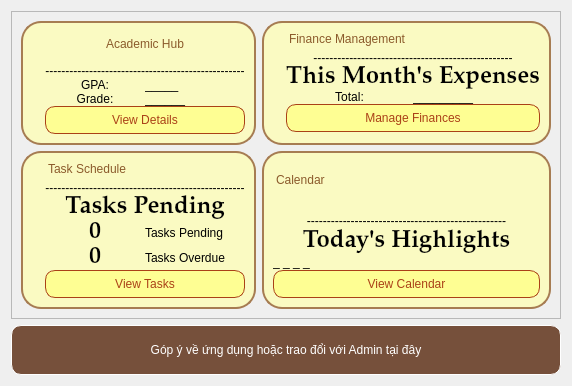
      <widget class="QWidget" name="pageOverview">
       <layout class="QVBoxLayout" name="verticalLayout">
        <item>
         <widget class="QFrame" name="frame_2">
          <property name="styleSheet">
           <string notr="true">font: 12pt &quot;MS Shell Dlg 2&quot;;
font: 12pt &quot;Segoe UI&quot;;</string>
          </property>
          <property name="frameShape">
           <enum>QFrame::StyledPanel</enum>
          </property>
          <property name="frameShadow">
           <enum>QFrame::Raised</enum>
          </property>
          <layout class="QGridLayout" name="gridLayout_7">
           <item row="2" column="0">
            <widget class="QFrame" name="cardTask">
             <property name="styleSheet">
              <string notr="true">#cardTask {
    font: 14pt &quot;Palatino Linotype&quot;;
    background-color: rgba(255, 255, 176,180); /* Màu kem */
    border: 2px solid #A67C52; /* Viền nâu */
    border-radius: 20px;       /* Bo tròn */
}</string>
             </property>
             <property name="frameShape">
              <enum>QFrame::StyledPanel</enum>
             </property>
             <property name="frameShadow">
              <enum>QFrame::Raised</enum>
             </property>
             <layout class="QHBoxLayout" name="horizontalLayout_26">
              <item>
               <layout class="QHBoxLayout" name="horizontalLayout_23">
                <item>
                 <widget class="QLabel" name="label_11">
                  <property name="maximumSize">
                   <size>
                    <width>200</width>
                    <height>300</height>
                   </size>
                  </property>
                  <property name="text">
                   <string/>
                  </property>
                  <property name="pixmap">
                   <pixmap resource="../resources.qrc">:/nen/images/cute10.png</pixmap>
                  </property>
                  <property name="scaledContents">
                   <bool>true</bool>
                  </property>
                 </widget>
                </item>
                <item>
                 <layout class="QVBoxLayout" name="verticalLayout_33">
                  <property name="spacing">
                   <number>0</number>
                  </property>
                  <item>
                   <widget class="QLabel" name="label_77">
                    <property name="maximumSize">
                     <size>
                      <width>600</width>
                      <height>50</height>
                     </size>
                    </property>
                    <property name="styleSheet">
                     <string notr="true">QLabel {
    font: bold 22pt &quot;Palatino Linotype&quot;; 
    color: #8B5A2B; 
    background-color: transparent; 
    qproperty-alignment: AlignCenter;
    padding-bottom: 5px; 
}</string>
                    </property>
                    <property name="text">
                     <string>Task Schedule</string>
                    </property>
                   </widget>
                  </item>
                  <item>
                   <widget class="QLabel" name="label_14">
                    <property name="sizePolicy">
                     <sizepolicy hsizetype="Preferred" vsizetype="Preferred">
                      <horstretch>0</horstretch>
                      <verstretch>0</verstretch>
                     </sizepolicy>
                    </property>
                    <property name="maximumSize">
                     <size>
                      <width>16777215</width>
                      <height>25</height>
                     </size>
                    </property>
                    <property name="styleSheet">
                     <string notr="true">font: bold 18pt &quot;Palatino Linotype&quot;;
background-color:transparent;
color:black;</string>
                    </property>
                    <property name="text">
                     <string>--------------------------------------------------</string>
                    </property>
                    <property name="alignment">
                     <set>Qt::AlignBottom|Qt::AlignHCenter</set>
                    </property>
                   </widget>
                  </item>
                  <item>
                   <layout class="QVBoxLayout" name="verticalLayout_32">
                    <property name="spacing">
                     <number>0</number>
                    </property>
                    <item>
                     <layout class="QVBoxLayout" name="verticalLayout_31">
                      <item>
                       <widget class="QLabel" name="label_78">
                        <property name="font">
                         <font>
                          <family>Palatino Linotype</family>
                          <pointsize>18</pointsize>
                          <weight>75</weight>
                          <italic>false</italic>
                          <bold>true</bold>
                         </font>
                        </property>
                        <property name="styleSheet">
                         <string notr="true">font: bold 18pt &quot;Palatino Linotype&quot;;
background-color:transparent;
color:black;</string>
                        </property>
                        <property name="text">
                         <string>Tasks Pending</string>
                        </property>
                        <property name="alignment">
                         <set>Qt::AlignCenter</set>
                        </property>
                       </widget>
                      </item>
                      <item>
                       <layout class="QHBoxLayout" name="horizontalLayout_18">
                        <item>
                         <widget class="QLabel" name="labelTaskPending">
                          <property name="font">
                           <font>
                            <family>Palatino Linotype</family>
                            <pointsize>18</pointsize>
                            <weight>75</weight>
                            <italic>false</italic>
                            <bold>true</bold>
                           </font>
                          </property>
                          <property name="styleSheet">
                           <string notr="true">font: bold 18pt &quot;Palatino Linotype&quot;;
background-color:transparent;
color:black;</string>
                          </property>
                          <property name="text">
                           <string>0</string>
                          </property>
                          <property name="alignment">
                           <set>Qt::AlignCenter</set>
                          </property>
                         </widget>
                        </item>
                        <item>
                         <widget class="QLabel" name="label_79">
                          <property name="styleSheet">
                           <string notr="true">font: bold 18pt &quot;Palatino Linotype&quot;;
background-color:transparent;
color:black;</string>
                          </property>
                          <property name="text">
                           <string>Tasks Pending</string>
                          </property>
                         </widget>
                        </item>
                       </layout>
                      </item>
                      <item>
                       <layout class="QHBoxLayout" name="horizontalLayout_19">
                        <item>
                         <widget class="QLabel" name="labelTaskOverdue">
                          <property name="font">
                           <font>
                            <family>Palatino Linotype</family>
                            <pointsize>18</pointsize>
                            <weight>75</weight>
                            <italic>false</italic>
                            <bold>true</bold>
                           </font>
                          </property>
                          <property name="styleSheet">
                           <string notr="true">font: bold 18pt &quot;Palatino Linotype&quot;;
background-color:transparent;
color:black;</string>
                          </property>
                          <property name="text">
                           <string>0</string>
                          </property>
                          <property name="alignment">
                           <set>Qt::AlignCenter</set>
                          </property>
                         </widget>
                        </item>
                        <item>
                         <widget class="QLabel" name="label_84">
                          <property name="styleSheet">
                           <string notr="true">font: bold 18pt &quot;Palatino Linotype&quot;;
background-color:transparent;
color:black;</string>
                          </property>
                          <property name="text">
                           <string>Tasks Overdue</string>
                          </property>
                         </widget>
                        </item>
                       </layout>
                      </item>
                     </layout>
                    </item>
                    <item>
                     <widget class="QPushButton" name="pushButtonViewTask">
                      <property name="maximumSize">
                       <size>
                        <width>16777215</width>
                        <height>45</height>
                       </size>
                      </property>
                      <property name="styleSheet">
                       <string notr="true">font: 20pt &quot;Palatino Linotype&quot;;
background-color: rgba(255, 255, 127,180);
border: 1px solid rgb(170, 65, 23);
border-radius: 10px;
color: rgb(170, 65, 23);
padding: 6px;</string>
                      </property>
                      <property name="text">
                       <string>View Tasks</string>
                      </property>
                      <property name="icon">
                       <iconset resource="../resources.qrc">
                        <normaloff>:/nen/images/news.png</normaloff>:/nen/images/news.png</iconset>
                      </property>
                      <property name="iconSize">
                       <size>
                        <width>40</width>
                        <height>40</height>
                       </size>
                      </property>
                     </widget>
                    </item>
                   </layout>
                  </item>
                 </layout>
                </item>
               </layout>
              </item>
             </layout>
            </widget>
           </item>
           <item row="1" column="0">
            <widget class="QFrame" name="cardAcademic">
             <property name="sizePolicy">
              <sizepolicy hsizetype="Preferred" vsizetype="Preferred">
               <horstretch>0</horstretch>
               <verstretch>0</verstretch>
              </sizepolicy>
             </property>
             <property name="styleSheet">
              <string notr="true">#cardAcademic {
    font: 14pt &quot;Palatino Linotype&quot;;
    background-color: rgba(255, 255, 176,180); /* Màu kem */
    border: 2px solid #A67C52; /* Viền nâu */
    border-radius: 20px;       /* Bo tròn */
}</string>
             </property>
             <property name="frameShape">
              <enum>QFrame::StyledPanel</enum>
             </property>
             <property name="frameShadow">
              <enum>QFrame::Raised</enum>
             </property>
             <layout class="QHBoxLayout" name="horizontalLayout_22">
              <property name="topMargin">
               <number>9</number>
              </property>
              <item>
               <layout class="QHBoxLayout" name="horizontalLayout_20">
                <property name="spacing">
                 <number>2</number>
                </property>
                <item>
                 <widget class="QLabel" name="label_4">
                  <property name="maximumSize">
                   <size>
                    <width>200</width>
                    <height>300</height>
                   </size>
                  </property>
                  <property name="text">
                   <string/>
                  </property>
                  <property name="pixmap">
                   <pixmap resource="../resources.qrc">:/nen/images/cute7.png</pixmap>
                  </property>
                  <property name="scaledContents">
                   <bool>true</bool>
                  </property>
                 </widget>
                </item>
                <item>
                 <layout class="QVBoxLayout" name="verticalLayout_26">
                  <property name="spacing">
                   <number>0</number>
                  </property>
                  <property name="topMargin">
                   <number>3</number>
                  </property>
                  <item>
                   <widget class="QLabel" name="label_74">
                    <property name="maximumSize">
                     <size>
                      <width>600</width>
                      <height>40</height>
                     </size>
                    </property>
                    <property name="styleSheet">
                     <string notr="true">QLabel {
    font: bold 22pt &quot;Palatino Linotype&quot;; 
    color: #8B5A2B; 
    background-color: transparent; 
    qproperty-alignment: AlignCenter;
    padding-bottom: 5px; 
}</string>
                    </property>
                    <property name="text">
                     <string>Academic Hub</string>
                    </property>
                    <property name="alignment">
                     <set>Qt::AlignCenter</set>
                    </property>
                   </widget>
                  </item>
                  <item>
                   <widget class="QLabel" name="label_6">
                    <property name="sizePolicy">
                     <sizepolicy hsizetype="Preferred" vsizetype="Preferred">
                      <horstretch>0</horstretch>
                      <verstretch>0</verstretch>
                     </sizepolicy>
                    </property>
                    <property name="maximumSize">
                     <size>
                      <width>16777215</width>
                      <height>25</height>
                     </size>
                    </property>
                    <property name="styleSheet">
                     <string notr="true">font: bold 18pt &quot;Palatino Linotype&quot;;
background-color:transparent;
color:black;</string>
                    </property>
                    <property name="text">
                     <string>--------------------------------------------------</string>
                    </property>
                    <property name="alignment">
                     <set>Qt::AlignBottom|Qt::AlignHCenter</set>
                    </property>
                   </widget>
                  </item>
                  <item>
                   <layout class="QVBoxLayout" name="verticalLayout_25">
                    <item>
                     <layout class="QHBoxLayout" name="horizontalLayout_6">
                      <item>
                       <widget class="QLabel" name="label_82">
                        <property name="styleSheet">
                         <string notr="true">font: bold 18pt &quot;Palatino Linotype&quot;;
background-color:transparent;
color:black;</string>
                        </property>
                        <property name="text">
                         <string>GPA:</string>
                        </property>
                        <property name="alignment">
                         <set>Qt::AlignCenter</set>
                        </property>
                       </widget>
                      </item>
                      <item>
                       <widget class="QLabel" name="labelGPA">
                        <property name="styleSheet">
                         <string notr="true">font: bold 18pt &quot;Palatino Linotype&quot;;
background-color:transparent;
color:black;</string>
                        </property>
                        <property name="text">
                         <string>_____</string>
                        </property>
                       </widget>
                      </item>
                     </layout>
                    </item>
                    <item>
                     <layout class="QHBoxLayout" name="horizontalLayout_15">
                      <item>
                       <widget class="QLabel" name="label_83">
                        <property name="styleSheet">
                         <string notr="true">font: bold 18pt &quot;Palatino Linotype&quot;;
background-color:transparent;
color:black;</string>
                        </property>
                        <property name="text">
                         <string>Grade:</string>
                        </property>
                        <property name="alignment">
                         <set>Qt::AlignCenter</set>
                        </property>
                       </widget>
                      </item>
                      <item>
                       <widget class="QLabel" name="labelGrade">
                        <property name="styleSheet">
                         <string notr="true">font: bold 18pt &quot;Palatino Linotype&quot;;
background-color:transparent;
color:black;</string>
                        </property>
                        <property name="text">
                         <string>______</string>
                        </property>
                       </widget>
                      </item>
                     </layout>
                    </item>
                   </layout>
                  </item>
                  <item>
                   <widget class="QPushButton" name="pushButtonViewDetail">
                    <property name="maximumSize">
                     <size>
                      <width>1000</width>
                      <height>45</height>
                     </size>
                    </property>
                    <property name="styleSheet">
                     <string notr="true">font: 20pt &quot;Palatino Linotype&quot;;
background-color: rgba(255, 255, 127,180);
border: 1px solid rgb(170, 65, 23);
border-radius: 10px;
color: rgb(170, 65, 23);
padding: 6px;</string>
                    </property>
                    <property name="text">
                     <string>View Details</string>
                    </property>
                    <property name="icon">
                     <iconset resource="../resources.qrc">
                      <normaloff>:/nen/images/magnifying-glass.png</normaloff>:/nen/images/magnifying-glass.png</iconset>
                    </property>
                    <property name="iconSize">
                     <size>
                      <width>40</width>
                      <height>40</height>
                     </size>
                    </property>
                   </widget>
                  </item>
                 </layout>
                </item>
               </layout>
              </item>
             </layout>
            </widget>
           </item>
           <item row="1" column="2">
            <widget class="QFrame" name="cardmanage">
             <property name="styleSheet">
              <string notr="true">#cardmanage {
    font: 14pt &quot;Palatino Linotype&quot;;
    background-color: rgba(255, 255, 176,180); /* Màu kem */
    border: 2px solid #A67C52; /* Viền nâu */
    border-radius: 20px;       /* Bo tròn */
}</string>
             </property>
             <property name="frameShape">
              <enum>QFrame::StyledPanel</enum>
             </property>
             <property name="frameShadow">
              <enum>QFrame::Raised</enum>
             </property>
             <layout class="QHBoxLayout" name="horizontalLayout_25">
              <property name="topMargin">
               <number>9</number>
              </property>
              <item>
               <widget class="QLabel" name="label_5">
                <property name="maximumSize">
                 <size>
                  <width>200</width>
                  <height>300</height>
                 </size>
                </property>
                <property name="text">
                 <string/>
                </property>
                <property name="pixmap">
                 <pixmap resource="../resources.qrc">:/nen/images/cute9.png</pixmap>
                </property>
                <property name="scaledContents">
                 <bool>true</bool>
                </property>
               </widget>
              </item>
              <item>
               <layout class="QHBoxLayout" name="horizontalLayout_24">
                <property name="spacing">
                 <number>0</number>
                </property>
                <property name="topMargin">
                 <number>0</number>
                </property>
                <property name="bottomMargin">
                 <number>2</number>
                </property>
                <item>
                 <layout class="QVBoxLayout" name="verticalLayout_30">
                  <item>
                   <widget class="QLabel" name="label_71">
                    <property name="maximumSize">
                     <size>
                      <width>600</width>
                      <height>50</height>
                     </size>
                    </property>
                    <property name="styleSheet">
                     <string notr="true">QLabel {
    font: bold 22pt &quot;Palatino Linotype&quot;; /* Chỉnh font chữ to và in đậm */
    color: #8B5A2B; /* Màu nâu đất nung đậm, rất hợp với viền khung */
    background-color: transparent; /* Nền trong suốt để tệp với màu khung */
    qproperty-alignment: AlignCenter; /* Lệnh ép chữ tự động căn giữa khung */
    padding-bottom: 5px; /* Đẩy chữ lên một chút cho thoáng */
}</string>
                    </property>
                    <property name="text">
                     <string>Finance Management</string>
                    </property>
                   </widget>
                  </item>
                  <item>
                   <widget class="QLabel" name="label_10">
                    <property name="maximumSize">
                     <size>
                      <width>16777215</width>
                      <height>25</height>
                     </size>
                    </property>
                    <property name="styleSheet">
                     <string notr="true">font: bold 18pt &quot;Palatino Linotype&quot;;
background-color:transparent;
color:black;</string>
                    </property>
                    <property name="text">
                     <string>--------------------------------------------------</string>
                    </property>
                    <property name="alignment">
                     <set>Qt::AlignCenter</set>
                    </property>
                   </widget>
                  </item>
                  <item>
                   <layout class="QVBoxLayout" name="verticalLayout_29">
                    <item>
                     <layout class="QHBoxLayout" name="horizontalLayout_21">
                      <item>
                       <layout class="QVBoxLayout" name="verticalLayout_27">
                        <item>
                         <widget class="QLabel" name="label_72">
                          <property name="font">
                           <font>
                            <family>Palatino Linotype</family>
                            <pointsize>18</pointsize>
                            <weight>75</weight>
                            <italic>false</italic>
                            <bold>true</bold>
                           </font>
                          </property>
                          <property name="styleSheet">
                           <string notr="true">font: bold 18pt &quot;Palatino Linotype&quot;;
background-color:transparent;
color:black;</string>
                          </property>
                          <property name="text">
                           <string>This Month's Expenses</string>
                          </property>
                          <property name="alignment">
                           <set>Qt::AlignCenter</set>
                          </property>
                         </widget>
                        </item>
                        <item>
                         <layout class="QHBoxLayout" name="horizontalLayout_17">
                          <item>
                           <widget class="QLabel" name="label_73">
                            <property name="styleSheet">
                             <string notr="true">font: bold 18pt &quot;Palatino Linotype&quot;;
background-color:transparent;
color:black;</string>
                            </property>
                            <property name="text">
                             <string>Total:</string>
                            </property>
                            <property name="alignment">
                             <set>Qt::AlignCenter</set>
                            </property>
                           </widget>
                          </item>
                          <item>
                           <widget class="QLabel" name="labelTotal">
                            <property name="styleSheet">
                             <string notr="true">font: bold 18pt &quot;Palatino Linotype&quot;;
background-color:transparent;
color:black;</string>
                            </property>
                            <property name="text">
                             <string>_________</string>
                            </property>
                           </widget>
                          </item>
                         </layout>
                        </item>
                       </layout>
                      </item>
                     </layout>
                    </item>
                    <item>
                     <widget class="QPushButton" name="pushButtonManageFinances">
                      <property name="maximumSize">
                       <size>
                        <width>16777215</width>
                        <height>45</height>
                       </size>
                      </property>
                      <property name="styleSheet">
                       <string notr="true">font: 20pt &quot;Palatino Linotype&quot;;
background-color: rgba(255, 255, 127,180);
border: 1px solid rgb(170, 65, 23);
border-radius: 10px;
color: rgb(170, 65, 23);
padding: 6px;</string>
                      </property>
                      <property name="text">
                       <string>Manage Finances</string>
                      </property>
                      <property name="icon">
                       <iconset resource="../resources.qrc">
                        <normaloff>:/nen/images/calculator.png</normaloff>:/nen/images/calculator.png</iconset>
                      </property>
                      <property name="iconSize">
                       <size>
                        <width>40</width>
                        <height>40</height>
                       </size>
                      </property>
                      <property name="default">
                       <bool>false</bool>
                      </property>
                     </widget>
                    </item>
                   </layout>
                  </item>
                 </layout>
                </item>
               </layout>
              </item>
             </layout>
            </widget>
           </item>
           <item row="2" column="2">
            <widget class="QFrame" name="cardCalender">
             <property name="styleSheet">
              <string notr="true">#cardCalender{
    font: 14pt &quot;Palatino Linotype&quot;;
    background-color: rgba(255, 255, 176,180); /* Màu kem */
    border: 2px solid #A67C52; /* Viền nâu */
    border-radius: 20px;       /* Bo tròn */
}</string>
             </property>
             <property name="frameShape">
              <enum>QFrame::StyledPanel</enum>
             </property>
             <property name="frameShadow">
              <enum>QFrame::Raised</enum>
             </property>
             <layout class="QHBoxLayout" name="horizontalLayout_28">
              <property name="spacing">
               <number>0</number>
              </property>
              <item>
               <layout class="QHBoxLayout" name="horizontalLayout_27">
                <item>
                 <layout class="QVBoxLayout" name="verticalLayout_36">
                  <property name="spacing">
                   <number>1</number>
                  </property>
                  <item>
                   <widget class="QLabel" name="label_80">
                    <property name="maximumSize">
                     <size>
                      <width>600</width>
                      <height>50</height>
                     </size>
                    </property>
                    <property name="styleSheet">
                     <string notr="true">QLabel {
    font: bold 22pt &quot;Palatino Linotype&quot;; 
    color: #8B5A2B; 
    background-color: transparent; 
    qproperty-alignment: AlignCenter;
    padding-bottom: 5px; 
}</string>
                    </property>
                    <property name="text">
                     <string>Calendar</string>
                    </property>
                   </widget>
                  </item>
                  <item>
                   <widget class="QLabel" name="label_13">
                    <property name="sizePolicy">
                     <sizepolicy hsizetype="Preferred" vsizetype="Preferred">
                      <horstretch>0</horstretch>
                      <verstretch>0</verstretch>
                     </sizepolicy>
                    </property>
                    <property name="maximumSize">
                     <size>
                      <width>16777215</width>
                      <height>25</height>
                     </size>
                    </property>
                    <property name="styleSheet">
                     <string notr="true">font: bold 18pt &quot;Palatino Linotype&quot;;
background-color:transparent;
color:black;</string>
                    </property>
                    <property name="text">
                     <string>--------------------------------------------------</string>
                    </property>
                    <property name="alignment">
                     <set>Qt::AlignBottom|Qt::AlignHCenter</set>
                    </property>
                   </widget>
                  </item>
                  <item>
                   <layout class="QVBoxLayout" name="verticalLayout_35">
                    <item>
                     <widget class="QLabel" name="label_81">
                      <property name="font">
                       <font>
                        <family>Palatino Linotype</family>
                        <pointsize>18</pointsize>
                        <weight>75</weight>
                        <italic>false</italic>
                        <bold>true</bold>
                       </font>
                      </property>
                      <property name="styleSheet">
                       <string notr="true">font: bold 18pt &quot;Palatino Linotype&quot;;
background-color:transparent;
color:black;</string>
                      </property>
                      <property name="text">
                       <string>Today's Highlights</string>
                      </property>
                      <property name="alignment">
                       <set>Qt::AlignCenter</set>
                      </property>
                     </widget>
                    </item>
                    <item>
                     <widget class="QLabel" name="labelComingEvent">
                      <property name="styleSheet">
                       <string notr="true">font: 18pt &quot;Palatino Linotype&quot;;
background-color:transparent;
color:black;</string>
                      </property>
                      <property name="text">
                       <string>_ _ _ _ </string>
                      </property>
                     </widget>
                    </item>
                    <item>
                     <widget class="QPushButton" name="pushButtonViewCalendar">
                      <property name="maximumSize">
                       <size>
                        <width>16777215</width>
                        <height>45</height>
                       </size>
                      </property>
                      <property name="styleSheet">
                       <string notr="true">font: 20pt &quot;Palatino Linotype&quot;;
background-color: rgba(255, 255, 127,180);
border: 1px solid rgb(170, 65, 23);
border-radius: 10px;
color: rgb(170, 65, 23);
padding: 6px;</string>
                      </property>
                      <property name="text">
                       <string>View Calendar</string>
                      </property>
                      <property name="icon">
                       <iconset resource="../resources.qrc">
                        <normaloff>:/nen/images/calendar.png</normaloff>:/nen/images/calendar.png</iconset>
                      </property>
                      <property name="iconSize">
                       <size>
                        <width>40</width>
                        <height>40</height>
                       </size>
                      </property>
                     </widget>
                    </item>
                   </layout>
                  </item>
                 </layout>
                </item>
               </layout>
              </item>
             </layout>
            </widget>
           </item>
          </layout>
         </widget>
        </item>
        <item>
         <widget class="QPushButton" name="pushButtonGopy">
          <property name="minimumSize">
           <size>
            <width>0</width>
            <height>50</height>
           </size>
          </property>
          <property name="styleSheet">
           <string notr="true">background-color: rgb(118, 80, 59);
color: rgb(255, 255, 255);
font: 75 14pt &quot;Palatino Linotype&quot;;
border-radius: 10px;
border: 1px solid white
</string>
          </property>
          <property name="text">
           <string>Góp ý về ứng dụng hoặc trao đổi với Admin tại đây</string>
          </property>
          <property name="icon">
           <iconset resource="../resources.qrc">
            <normaloff>:/login/images/ic_traodoi.png</normaloff>:/login/images/ic_traodoi.png</iconset>
          </property>
          <property name="iconSize">
           <size>
            <width>40</width>
            <height>40</height>
           </size>
          </property>
         </widget>
        </item>
       </layout>
      </widget>
